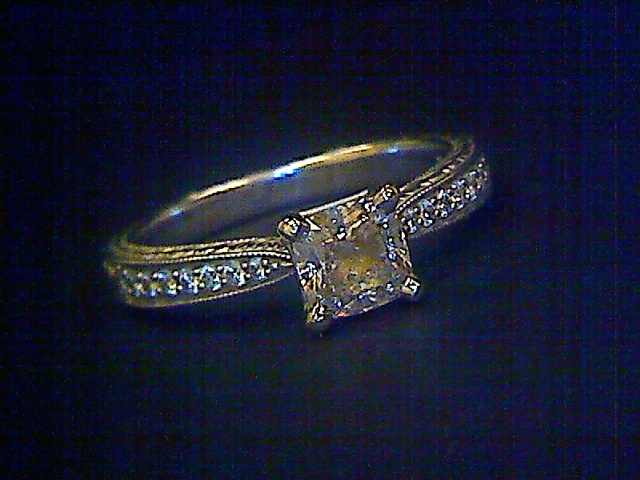
#> input picture focusstack/input/2016-11-15_18-42-29.jpg, 640 x 480 px; its folder holds only this picture in this run
$ python main.py   (Python 2 division)   (older library calls are emulated)
#> lines starting #> are read from the running program, lines starting #| are printed output that depends on the picture
### focusstack/FocusStack.py
"""

Simple Focus Stacker

    Author:     Charles McGuinness (charles@mcguinness.us)
    Copyright:  Copyright 2015 Charles McGuinness
    License:    Apache License 2.0


This code will take a series of images and merge them so that each
pixel is taken from the image with the sharpest focus at that location.

The logic is roughly the following:

1.  Align the images.  Changing the focus on a lens, even
    if the camera remains fixed, causes a mild zooming on the images.
    We need to correct the images so they line up perfectly on top
    of each other.

2.  Perform a gaussian blur on all images

3.  Compute the laplacian on the blurred image to generate a gradient map

4.  Create a blank output image with the same size as the original input
    images

4.  For each pixel [x,y] in the output image, copy the pixel [x,y] from
    the input image which has the largest gradient [x,y]


This algorithm was inspired by the high-level description given at

http://stackoverflow.com/questions/15911783/what-are-some-common-focus-stacking-algorithms

"""

import numpy as np
import cv2

# [12 lines left out: function findHomography, not called in this run]


#
#   Align the images so they overlap properly...
#
#
def align_images(images):

    #   SIFT generally produces better results, but it is not FOSS, so chose the feature detector
    #   that suits the needs of your project.  ORB does OK
    use_sift = False

    outimages = []

    if use_sift:
        detector = cv2.SIFT()
    else:
        detector = cv2.ORB(1000)

    #   We assume that image 0 is the "base" image and align everything to it
    print "Detecting features of base image"
    outimages.append(images[0])
    image1gray = cv2.cvtColor(images[0],cv2.COLOR_BGR2GRAY)
    image_1_kp, image_1_desc = detector.detectAndCompute(image1gray, None)

    for i in range(1,len(images)):
        print "Aligning image {}".format(i)
        image_i_kp, image_i_desc = detector.detectAndCompute(images[i], None)

        if use_sift:
            bf = cv2.BFMatcher()
            # This returns the top two matches for each feature point (list of list)
            pairMatches = bf.knnMatch(image_i_desc,image_1_desc, k=2)
            rawMatches = []
            for m,n in pairMatches:
                if m.distance < 0.7*n.distance:
                    rawMatches.append(m)
        else:
            bf = cv2.BFMatcher(cv2.NORM_HAMMING, crossCheck=True)
            rawMatches = bf.match(image_i_desc, image_1_desc)

        sortMatches = sorted(rawMatches, key=lambda x: x.distance)
        matches = sortMatches[0:128]


        hom = findHomography(image_i_kp, image_1_kp, matches)
        newimage = cv2.warpPerspective(images[i], hom, (images[i].shape[1], images[i].shape[0]), flags=cv2.INTER_LINEAR)

        outimages.append(newimage)
        # If you find that there's a large amount of ghosting, it may be because one or more of the input
        # images gets misaligned.  Outputting the aligned images may help diagnose that.
        # cv2.imwrite("aligned{}.png".format(i), newimage)


    return outimages

#
#   Compute the gradient map of the image
def doLap(image):

    # YOU SHOULD TUNE THESE VALUES TO SUIT YOUR NEEDS
    kernel_size = 5         # Size of the laplacian window
    blur_size = 5           # How big of a kernal to use for the gaussian blur
                            # Generally, keeping these two values the same or very close works well
                            # Also, odd numbers, please...

    blurred = cv2.GaussianBlur(image, (blur_size,blur_size), 0)
    return cv2.Laplacian(blurred, cv2.CV_64F, ksize=kernel_size)

#
#   This routine finds the points of best focus in all images and produces a merged result...
#
def focus_stack(unimages):
    images = align_images(unimages)

    print "Computing the laplacian of the blurred images"
    laps = []
    for i in range(len(images)):
        print "Lap {}".format(i)
        laps.append(doLap(cv2.cvtColor(images[i],cv2.COLOR_BGR2GRAY)))

    laps = np.asarray(laps)
    print "Shape of array of laplacians = {}".format(laps.shape)

    output = np.zeros(shape=images[0].shape, dtype=images[0].dtype)

    for y in range(0,images[0].shape[0]):
        for x in range(0, images[0].shape[1]):
            yxlaps = abs(laps[:, y, x])
            index = (np.where(yxlaps == max(yxlaps)))[0][0]
            output[y,x] = images[index][y,x]

    return  output

### focusstack/main.py
import os
import cv2
import FocusStack
"""

    Focus stack driver program

    This program looks for a series of files of type .jpg, .jpeg, or .png
    in a subdirectory "input" and then merges them together using the
    FocusStack module.  The output is put in the file merged.png


    Author:     Charles McGuinness (charles@mcguinness.us)
    Copyright:  Copyright 2015 Charles McGuinness
    License:    Apache License 2.0

"""

def stackHDRs(image_files):
    focusimages = []
    for img in image_files:
        print "Reading in file {}".format(img)
        focusimages.append(cv2.imread(("input/{}").format(img)))

    merged = FocusStack.focus_stack(focusimages)
    cv2.imwrite(("merged.png"), merged)


if __name__ == "__main__":
    image_files = sorted(os.listdir("input"))
    for img in image_files:
        if img.split(".")[-1].lower() not in ["jpg", "jpeg", "png"]:
            image_files.remove(img)


    stackHDRs(image_files)
#> in align_images, `image1gray = cv2.cvtColor(images[0],cv2.COLOR_BGR2GRAY)`:
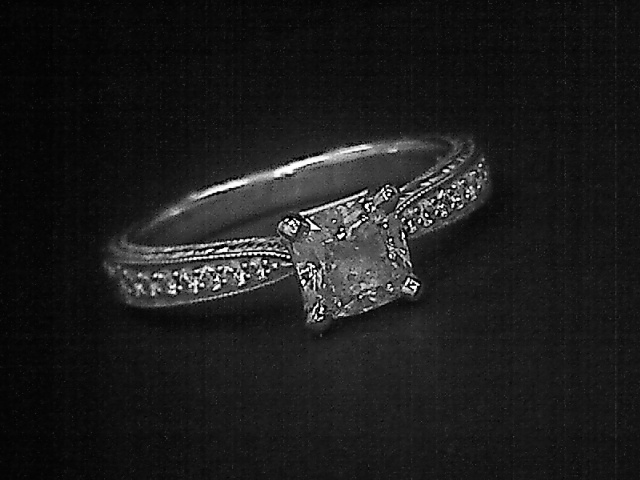
#> image1gray: shape (480, 640); min 0, max 255, mean 28.7
#> in align_images, `image_1_kp, image_1_desc = detector.detectAndCompute(image1gray, None)`: image_1_kp = 1000 keypoints; strongest (x, y, size): (318, 316, 31), (413, 284, 31), (408, 284, 31), (386, 195, 31)
#> after the loop in align_images, `for i in range(1,len(images)):`: outimages = 1 item
#> the loop in focus_stack, `for i in range(len(images)):` made 1 pass
#> (kernel_size in doLap, blur_size in doLap) on pass 1: (5, 5)
#| Lap 0
#| Shape of array of laplacians = (1, 480, 640)
#> in focus_stack, output is the input picture: shape (480, 640, 3); mean B, G, R 47.4, 27.6, 23.7
    print "That's All Folks!"
